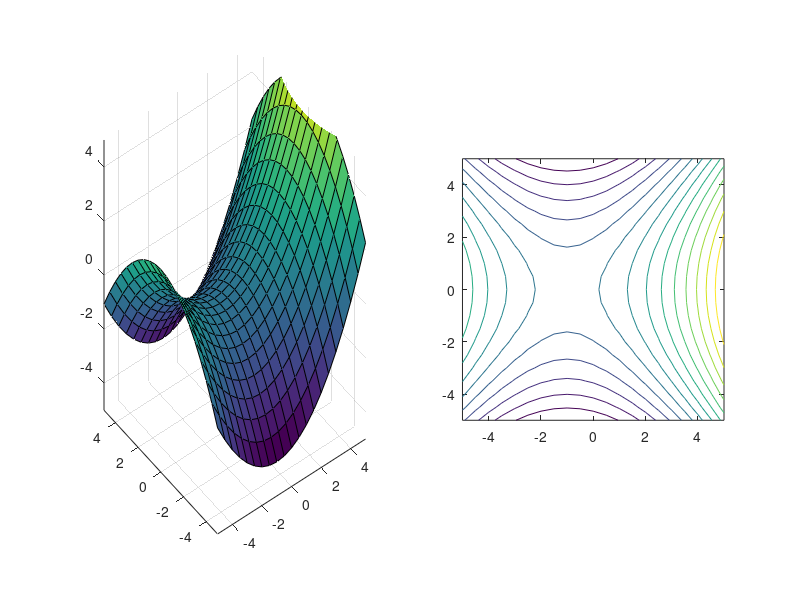

This figure's MATLAB source:
% Visualisation of a surface in space (Experiment 15.2)

set(gcf, 'Units', 'centimeters', 'Position', [1 6 20 8])
%
x = -5:0.5:5;
y = -5:0.5:5;
[X,Y] = meshgrid(x,y);
Z = X.^2/6-Y.^2/7+X/3;
%
% the first image
%
subplot(1,2,1)
% mesh(X,Y,Z)
surf(X,Y,Z)
axis([-5 5 -5 5 -5 5])
%
% the second image
%
subplot(1,2,2)
contour(X,Y,Z,14)
axis([-5 5 -5 5])
axis equal